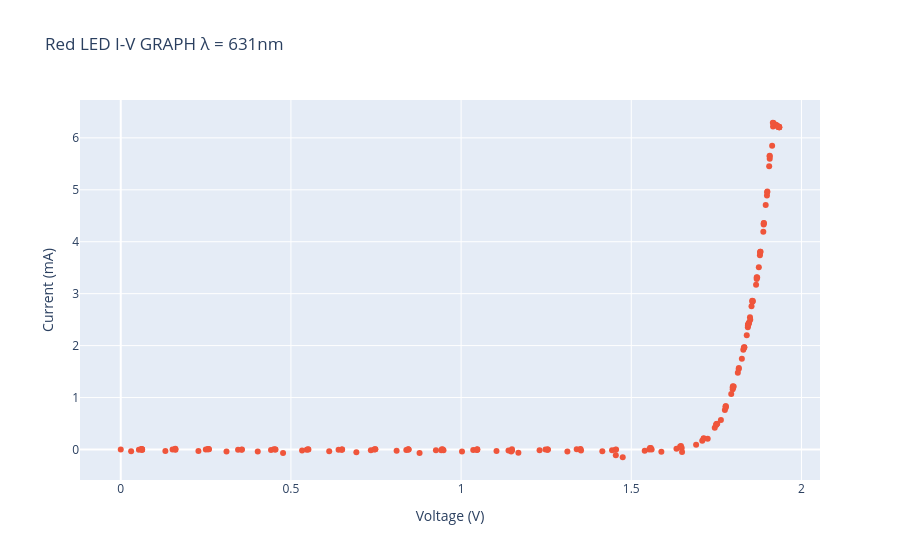

Source (notebook cell):
### Markdown cell above
### Red LED Data Analysis 🔴

### Code cell
redData = pd.read_csv('RealData/redLEDData.csv').drop_duplicates()
wavelength=631E-9
print(redData.count())
fig = px.scatter(
    redData,
    x="Voltage (V)",
    y="Current (mA)",
    title="Red LED I-V GRAPH λ = 631nm ",
    color_discrete_sequence=['#EF553B']
)
fig.show()

linearRegionValue = 1.82
linear = redData[redData["Voltage (V)"] > linearRegionValue]
Rm,Rc=np.polyfit(linear["Voltage (V)"],linear["Current (mA)"],1)
print("-----------------------------------------------")
print(f"Linear Region Regression Line:y={Rm}x+{Rc}")
print(f"Voltage (V) {-Rc/Rm}")
h= (sci.constants.e * (-Rc/Rm)*631E-9)/(sci.constants.c)
percentDiff = (sci.constants.h-h)/(sci.constants.h)*100
print(f"Approximate Value of h: {h} , {round (percentDiff, 2)}%")
print("-----------------------------------------------")

### Figure 1 — Plotly figure (JSON) as saved in the notebook; plotly's stock layout.template omitted (floating-point values rounded to 4 significant figures; data arrays with more than 128 entries replaced by an {"elided": "..."} marker saying what was removed)
{"data": [{"hovertemplate": "Voltage (V)=%{x}<br>Current (mA)=%{y}<extra></extra>", "legendgroup": "", "marker": {"color": "#EF553B", "symbol": "circle"}, "mode": "markers", "name": "", "orientation": "v", "showlegend": false, "type": "scatter", "x": {"elided": "181 float values"}, "xaxis": "x", "y": {"elided": "181 float values"}, "yaxis": "y"}], "layout": {"legend": {"tracegroupgap": 0}, "title": {"text": "Red LED I-V GRAPH λ = 631nm "}, "xaxis": {"anchor": "y", "domain": [0, 1], "title": {"text": "Voltage (V)"}}, "yaxis": {"anchor": "x", "domain": [0, 1], "title": {"text": "Current (mA)"}}}}
